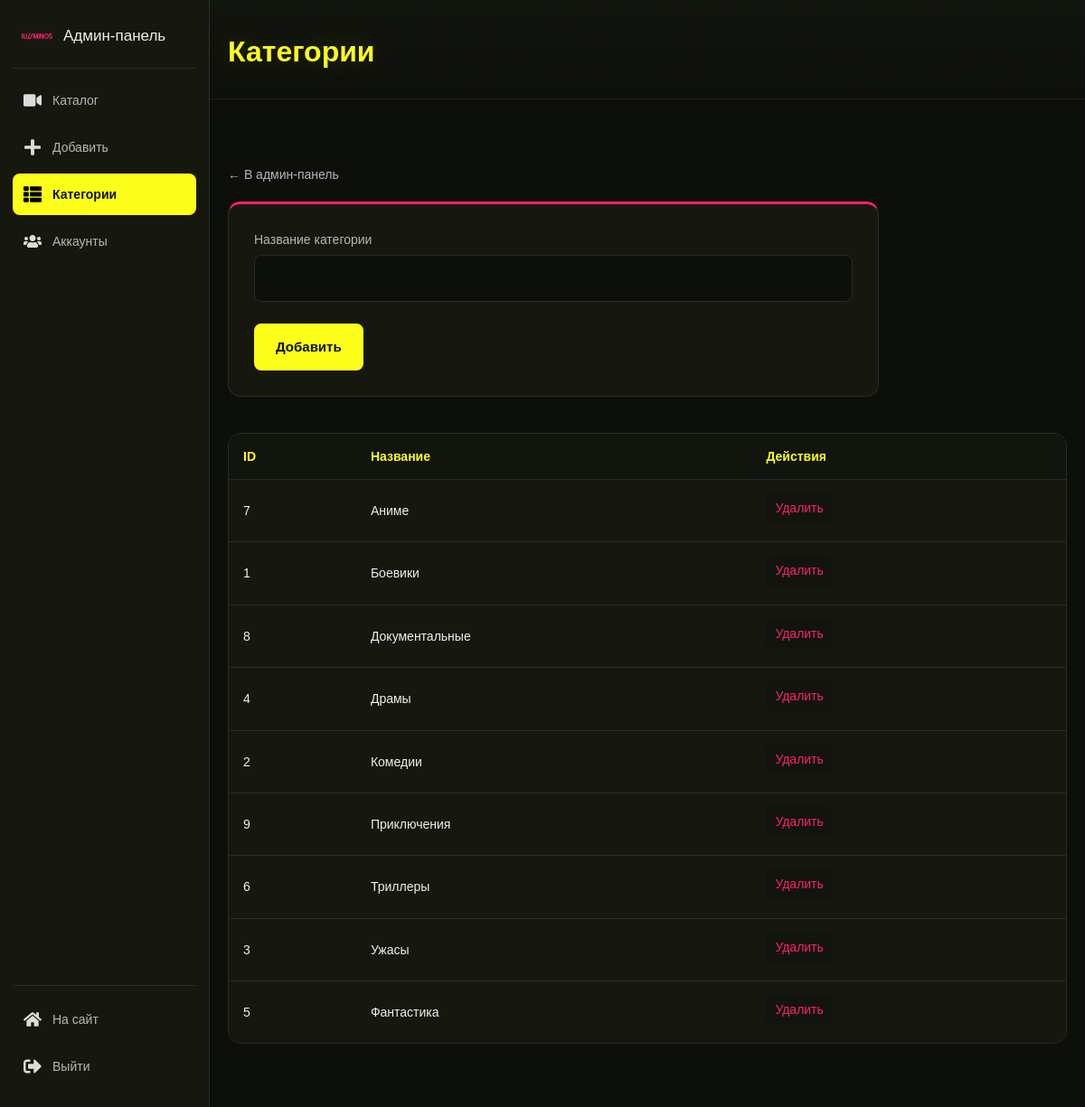
/admin/categories.php (signed in), run on the app's committed database.
### tables this page shows
CREATE TABLE `categories` (
  `id` int(11) NOT NULL AUTO_INCREMENT,
  `name` varchar(100) NOT NULL,
  PRIMARY KEY (`id`)
);

### includes/functions.php (called while the page is built, shortened)
<?php
function getCategories($db) {
    $sql = "SELECT * FROM categories ORDER BY name";
    $result = $db->query($sql);
    return $result->fetchAll(PDO::FETCH_ASSOC);
}
?>

### admin/categories.php (the view, shortened to what this page needs)
<?php
require_once "../includes/db.php";
require_once "../includes/functions.php";
require_once "../includes/header.php";
$categories = getCategories($db);
?>
<section class="page-head">
    <div class="container">
        <h1>Категории</h1>
    </div>
</section>
<?php require_once __DIR__ . '/_nav.php'; ?>
<section class="section">
    <div class="container">
        <a href="index.php" class="admin-back">← В админ-панель</a>
        <form action="categories.php" method="post" class="admin-form">
            <label>Название категории</label>
            <input type="text" name="name" required>
            <button type="submit" class="btn">Добавить</button>
        </form>
        <div class="admin-table-wrap">
            <table class="admin-table">
                <thead>
                    <tr>
                        <th>ID</th>
                        <th>Название</th>
                        <th>Действия</th>
                    </tr>
                </thead>
                <tbody>
                <?php foreach ($categories as $category) { ?>
                    <tr>
                        <td data-label="ID"><?php echo $category['id']; ?></td>
                        <td data-label="Название"><?php echo htmlspecialchars($category['name']); ?></td>
                        <td data-label="Действия">
                            <a class="admin-action-delete" href="categories.php?delete=<?php echo $category['id']; ?>"
                               onclick="return confirm('Удалить категорию?')">Удалить</a>
                        </td>
                    </tr>
                <?php } ?>
                </tbody>
            </table>
        </div>
    </div>
</section>
<?php
require_once "../includes/footer.php";
?>

### assets/css/style.css (style rules this page uses)
:root { --bg: #0D0F0A; --bg-soft: #12150e; --bg-card: #161810; --border: #2a2d24; --border-soft: #1f2219; --text: #F5EEE5; --text-muted: #b8b8a8; --accent: #FCFF1A; --accent-pink: #FF2071; --radius-sm: 8px; --radius: 14px; --radius-lg: 20px; --shadow: 0 10px 30px rgba(0, 0, 0, 0.35); --shadow-pink: 0 10px 30px rgba(255, 32, 113, 0.25); --transition: 0.3s cubic-bezier(0.25, 0.8, 0.25, 1); --header-h: 72px; }
*, *::before, *::after { margin: 0; padding: 0; box-sizing: border-box; }
html { scroll-behavior: smooth; -webkit-text-size-adjust: 100%; }
body { font-family: "RockStar", Arial, sans-serif; background-color: var(--bg); color: var(--text); line-height: 1.6; min-height: 100vh; overflow-x: hidden; -webkit-font-smoothing: antialiased; }
a { color: var(--text); text-decoration: none; transition: color var(--transition); }
.container { width: 100%; max-width: 1200px; margin: 0 auto; padding: 0 20px; }
.btn { display: inline-flex; align-items: center; justify-content: center; gap: 8px; padding: 12px 22px; background-color: var(--accent); color: var(--bg); border: 2px solid var(--accent); border-radius: var(--radius-sm); font-family: "Advaken Sans", Arial, sans-serif; font-size: 15px; font-weight: bold; cursor: pointer; position: relative; overflow: hidden; transition: all var(--transition); }
.btn::before { content: ""; position: absolute; inset: 0; background: linear-gradient(120deg, transparent 30%, rgba(255, 255, 255, 0.4), transparent 70%); transform: translateX(-120%); transition: transform 0.6s ease; }
.section { padding: 70px 0; }
.page-head { padding: 30px 0 22px; background: linear-gradient(180deg, var(--bg-soft), var(--bg)); border-bottom: 1px solid var(--border-soft); }
.page-head h1 { font-family: "Advaken Sans", Arial, sans-serif; font-size: clamp(24px, 3vw, 32px); color: var(--accent); margin-bottom: 4px; text-shadow: 0 0 30px rgba(252, 255, 26, 0.2); }
button, input, select, textarea { font: inherit; color: inherit; }
label { display: block; margin: 16px 0 6px; font-size: 14px; color: var(--text-muted); }
input, select, textarea { width: 100%; padding: 12px 14px; border: 1px solid var(--border); border-radius: var(--radius-sm); background-color: var(--bg); color: var(--text); font-family: "RockStar", Arial, sans-serif; transition: border-color var(--transition), box-shadow var(--transition); }
button { font-family: "Advaken Sans", Arial, sans-serif; }
.admin-page { padding-left: 232px; }
.admin-page .page-head { padding-top: 32px; }
.admin-back { display: inline-flex; margin-bottom: 18px; color: var(--text-muted); font-size: 14px; }
.admin-table-wrap { overflow-x: auto; border: 1px solid var(--border); border-radius: var(--radius); }
.admin-table { width: 100%; margin-bottom: 0; border-collapse: collapse; background-color: var(--bg-card); font-size: 14px; }
.admin-table th, .admin-table td { padding: 14px 16px; border-bottom: 1px solid var(--border); text-align: left; vertical-align: middle; }
.admin-table th { position: sticky; top: 0; z-index: 1; background-color: var(--bg-soft); color: var(--accent); font-family: "Advaken Sans", Arial, sans-serif; white-space: nowrap; }
.admin-table tr:last-child td { border-bottom: none; }
.admin-table td a { display: inline-flex; margin: 0 8px 6px 0; padding: 6px 10px; border-radius: var(--radius-sm); background: var(--bg-soft); color: var(--accent); text-decoration: none; transition: background var(--transition), color var(--transition); }
.admin-action-delete { color: var(--accent-pink) !important; }
.admin-form { max-width: 720px; background-color: var(--bg-card); border: 1px solid var(--border); border-radius: var(--radius); padding: 28px; border-top: 3px solid var(--accent-pink); }
.admin-form > label:first-of-type { margin-top: 0; }
.admin-form label { margin-top: 18px; }
.admin-form .btn { margin-top: 24px; }
.reveal { opacity: 0; transform: translateY(24px); transition: opacity 0.7s ease, transform 0.7s ease; }
.reveal-visible { opacity: 1; transform: translateY(0); }
.admin-form + .admin-table-wrap { margin-top: 40px; }

### data on the page
categories: id "7", name "Аниме"
categories: id "1", name "Боевики"
categories: id "8", name "Документальные"
categories: id "4", name "Драмы"
categories: id "2", name "Комедии"
categories: id "9", name "Приключения"
categories: id "6", name "Триллеры"
categories: id "3", name "Ужасы"
categories: id "5", name "Фантастика"

### other printed values
$section['label'] "Каталог"
$section['label'] "Добавить"
$section['label'] "Категории"
$section['label'] "Аккаунты"
